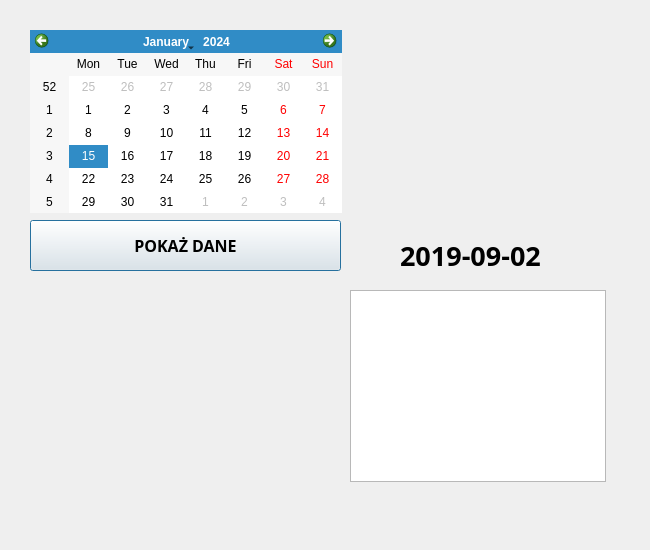
<?xml version="1.0" encoding="UTF-8"?>
<ui version="4.0">
 <class>Dialog</class>
 <widget class="QDialog" name="Dialog">
  <property name="geometry">
   <rect>
    <x>0</x>
    <y>0</y>
    <width>650</width>
    <height>550</height>
   </rect>
  </property>
  <property name="windowTitle">
   <string>Dialog</string>
  </property>
  <widget class="QPushButton" name="b_show">
   <property name="geometry">
    <rect>
     <x>30</x>
     <y>220</y>
     <width>311</width>
     <height>51</height>
    </rect>
   </property>
   <property name="font">
    <font>
     <family>Microsoft JhengHei Light</family>
     <pointsize>12</pointsize>
     <weight>75</weight>
     <bold>true</bold>
    </font>
   </property>
   <property name="text">
    <string>POKAŻ DANE</string>
   </property>
  </widget>
  <widget class="QListWidget" name="listWidget">
   <property name="geometry">
    <rect>
     <x>350</x>
     <y>290</y>
     <width>256</width>
     <height>192</height>
    </rect>
   </property>
  </widget>
  <widget class="QCalendarWidget" name="calendarWidget">
   <property name="geometry">
    <rect>
     <x>30</x>
     <y>30</y>
     <width>312</width>
     <height>183</height>
    </rect>
   </property>
  </widget>
  <widget class="QLabel" name="l_data">
   <property name="geometry">
    <rect>
     <x>400</x>
     <y>230</y>
     <width>161</width>
     <height>51</height>
    </rect>
   </property>
   <property name="font">
    <font>
     <family>Microsoft YaHei UI Light</family>
     <pointsize>20</pointsize>
     <weight>75</weight>
     <italic>false</italic>
     <bold>true</bold>
    </font>
   </property>
   <property name="text">
    <string>2019-09-02</string>
   </property>
  </widget>
 </widget>
 <resources/>
 <connections/>
</ui>
